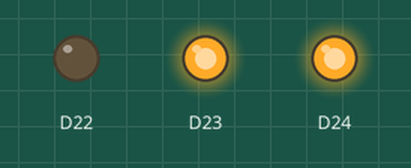
The program below on a simulated Arduino Nano 33 BLE. On the bench: output pins drawn as LEDs (lit = HIGH).

Above: at 0.5 s.
At 2.5 s:
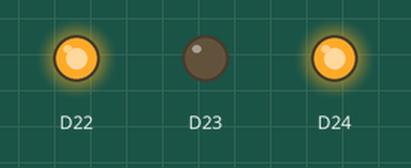
At 4.5 s:
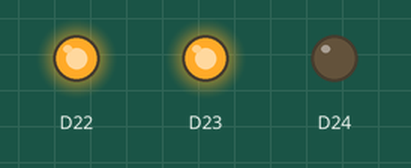
At 5.5 s:
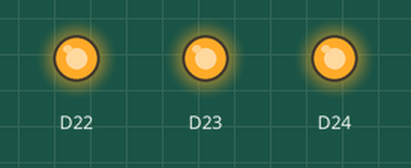
Timing chart, 0 to 7.8 s (numbered marks = the images above):
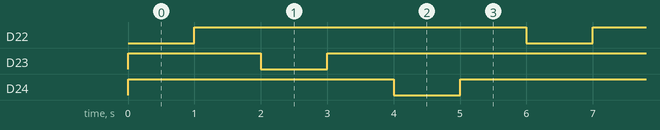

The program:

main.cpp
```cpp
// (licence header left out)
#include <Arduino.h>
#define MAX_LED_COUNT 3

/**
 * @brief Array of RGB LEDs present in Nano
 *
 */
int nanoLeds[] = { LEDR, LEDG, LEDB};

// Declaration
void LED_Blink(int ledColor);

void setup()
{
  // put your setup code here, to run once:
  for (int i=0; i < MAX_LED_COUNT; i++ )
  {
    pinMode(nanoLeds[i],OUTPUT);
  }
}

void loop()
{
  // put your main code here, to run repeatedly:
  for(int i = 0; i< MAX_LED_COUNT; i++)
  {
    LED_Blink(nanoLeds[i]);
  }
}

/**
 * @brief Blinks the required LED passed with a delay of 1sec
 *
 * @param ledColor
 */
void LED_Blink(int ledColor)
{
  // 1.Turn OFF all LEDs
  for (int i=0; i< MAX_LED_COUNT; i++)
  {
    digitalWrite(nanoLeds[i],HIGH);
  }
  // 2.Turn ON the required LED
  digitalWrite(ledColor,LOW);
  delay(1000);

  // 3.Turn OFF all LEDs
  for (int i=0; i< MAX_LED_COUNT; i++)
  {
    digitalWrite(nanoLeds[i],HIGH);
  }
  delay(1000);
}
```

Measured:
- by itself, D22: alternates HIGH for 5.0 s and LOW for 1.0 s
- by itself, D23, D24: repeats every 6.0 s: LOW 1.0 s, HIGH 5.0 s
- by itself, everything shown: repeats every 6.0 s, in 6 steps
